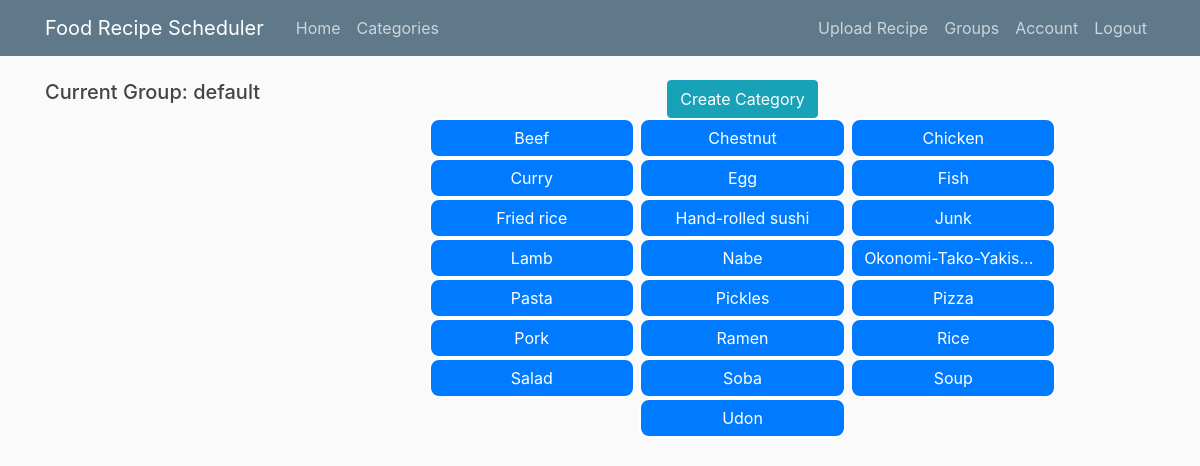
The page /categories/show (signed in) on the database as committed earlier.
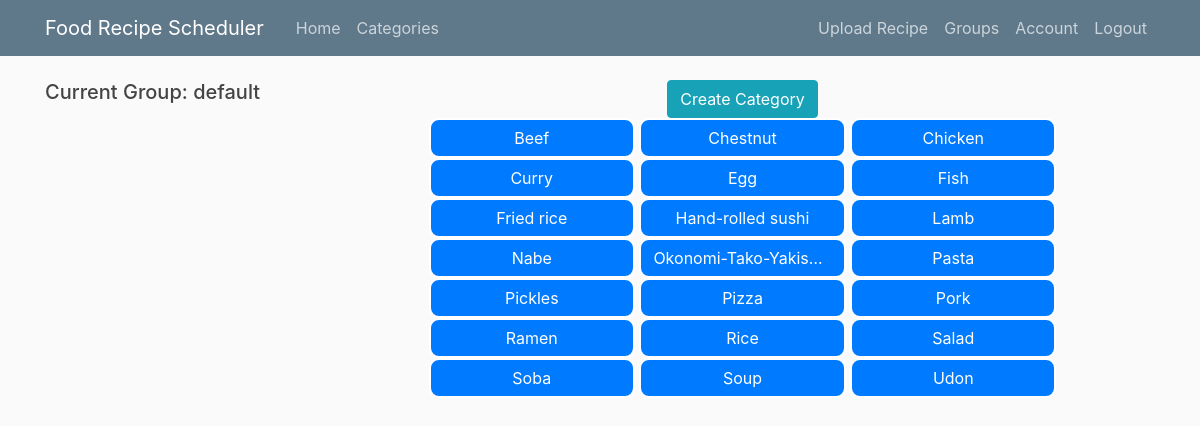
The same page on the database as committed later.
### recipe_scheduler/models.py (models this page shows, shortened)
class Group(db.Model):
    __table_name__ = 'group'
    id = db.Column(db.Integer, primary_key=True)
    group_name = db.Column(db.String(50), unique=False)
    events = db.relationship('Event', backref='event_group', lazy=True)
    categories = db.relationship(
        'Category', backref='category_group', lazy=True)

class Category(db.Model):
    __table_name__ = 'category'
    id = db.Column(db.Integer, primary_key=True)
    category_name = db.Column(db.String(30), unique=False, nullable=False)
    recipes = db.relationship('Recipe', backref='category', lazy=True)
    group_id = db.Column(db.Integer, db.ForeignKey('group.id'), nullable=False)
    def to_dict(self):
        return {
            'id': self.id,
            'category_name': self.category_name,
            'categories': self.recipes
        }

### recipe_scheduler/categories/routes.py (the view)
@categories.route('/categories/show', methods=['GET'])
@login_required
def show_categories():
    select_group = current_user.get_current_group()
    all_categories = Category.query.filter_by(group_id=select_group)\
        .order_by(Category.category_name).all()
    categories_list = [c.to_dict() for c in all_categories]
    user_list = current_user.user_groups
    return render_template('show_categories.html',
                           categories_list=categories_list,
                           user_list=user_list,
                           select_group=int(select_group))

### recipe_scheduler/models.py (called while the page is built)
@login_manager.user_loader
def loader_user(user_id):
    return User.query.get(int(user_id))

    def get_current_group(self):
        return self.current_group

### recipe_scheduler/templates/show_categories.html
{% extends "layout.html" %}
{% block content %}
    <div class="new-category">
        <a class="btn btn-info" href=" {{ url_for('categories.new_category') }} ">Create Category</a>
    </div>
    <div class="categories">
        {% for category in categories_list %}
            <a class="btn btn-primary col-md-3 col-5 category" href=" {{ url_for('categories.show_recipes', category_id=category.id) }} ">{{category.category_name}}</a>
        {% endfor %}
    </div>
{% endblock content %}

### recipe_scheduler/templates/sub_menu.html (shortened to what this page needs)
{% if current_user.is_authenticated %}
    {% if group_title %}
<form name="myForm" action="{{ url_for('main.home') }}" method="post" id="submit-form-group">
    <button type="button" class="btn btn-info btn-block" data-toggle="collapse" data-target="#submenu-group">
        {{ group_title }}</button>
    <div id="submenu-group" class="collapse">
        {% for i in user_list%}
        <input type="radio"
               {% if i.id == select_group %}
               checked="checked"
               {% endif %}
               name="group_options" id="option-{{i.id}}" value="{{i.id}}"> {{i.group_name}} </input><br>
        {% endfor %}
    </div>
</form>
    {% else %}
    {% for i in user_list%}
    {% if i.id == select_group %}
    <div class="current-group">
        <h5>Current Group: {{i.group_name}}</h5>
    </div>
    {% endif %}
    {% endfor %}
    {% endif%}
{% endif %}

Rows that differ between the two databases and show on the page:
no longer on this page (row edited): Category: category_name "Junk"
